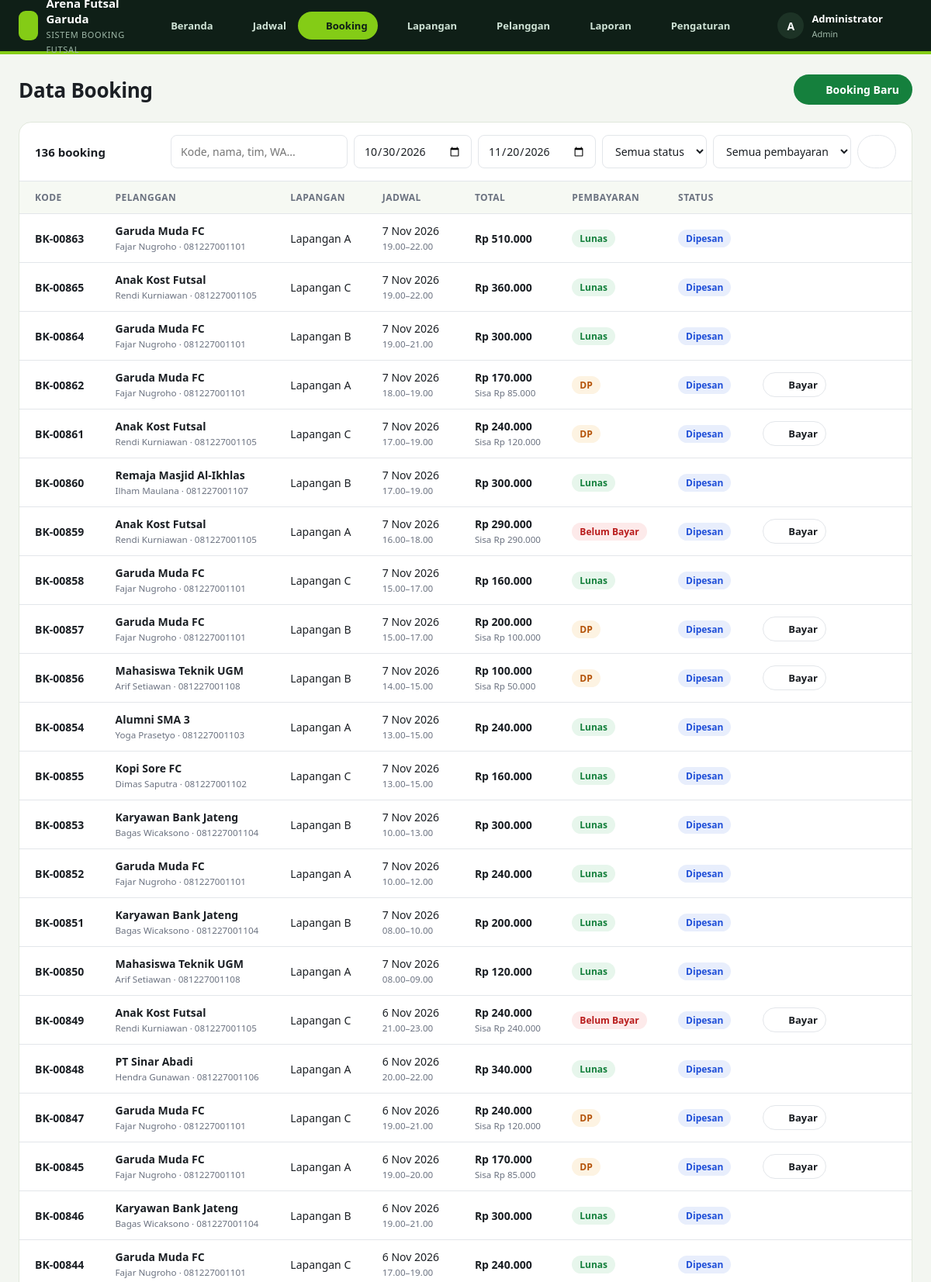
/index.php?page=booking (signed in, upper part), run on the app's committed database.
### tables this page shows
CREATE TABLE booking (
  id INT AUTO_INCREMENT PRIMARY KEY,
  kode VARCHAR(20) NOT NULL UNIQUE,
  lapangan_id INT NOT NULL,
  pelanggan_id INT NOT NULL,
  user_id INT,
  tanggal DATE NOT NULL,
  jam_mulai TINYINT NOT NULL,
  jam_selesai TINYINT NOT NULL,
  jam_siang TINYINT NOT NULL DEFAULT 0,
  jam_malam TINYINT NOT NULL DEFAULT 0,
  total INT NOT NULL,
  dibayar INT NOT NULL DEFAULT 0,
  status ENUM('dipesan','selesai','batal') NOT NULL DEFAULT 'dipesan',
  catatan VARCHAR(255),
  created_at TIMESTAMP DEFAULT CURRENT_TIMESTAMP,
  INDEX idx_jadwal (lapangan_id, tanggal),
  FOREIGN KEY (lapangan_id) REFERENCES lapangan(id),
  FOREIGN KEY (pelanggan_id) REFERENCES pelanggan(id),
  FOREIGN KEY (user_id) REFERENCES users(id) ON DELETE SET NULL
);

CREATE TABLE pelanggan (
  id INT AUTO_INCREMENT PRIMARY KEY,
  nama VARCHAR(100) NOT NULL,
  telepon VARCHAR(20) NOT NULL UNIQUE,
  nama_tim VARCHAR(100),
  member TINYINT(1) NOT NULL DEFAULT 0,
  created_at TIMESTAMP DEFAULT CURRENT_TIMESTAMP
);

CREATE TABLE lapangan (
  id INT AUTO_INCREMENT PRIMARY KEY,
  nama VARCHAR(50) NOT NULL,
  jenis ENUM('Vinyl','Sintetis','Interlock','Parket') NOT NULL DEFAULT 'Sintetis',
  ukuran VARCHAR(30),
  harga_siang INT NOT NULL,
  harga_malam INT NOT NULL,
  status ENUM('aktif','perbaikan') NOT NULL DEFAULT 'aktif',
  keterangan VARCHAR(255),
  created_at TIMESTAMP DEFAULT CURRENT_TIMESTAMP
);

### index.php (called while the page is built, shortened)
<?php
require __DIR__ . '/includes/bootstrap.php';
$routes = [
    'login'           => 'pages/login.php',
    'logout'          => 'pages/logout.php',
    'publik'          => 'pages/publik.php',
    'dashboard'       => 'pages/dashboard.php',
    'jadwal'          => 'pages/jadwal.php',
    'booking'         => 'pages/booking/index.php',
    'booking.baru'    => 'pages/booking/baru.php',
    'booking.bayar'   => 'pages/booking/bayar.php',
    'booking.status'  => 'pages/booking/status.php',
    'booking.struk'   => 'pages/booking/struk.php',
    'lapangan'        => 'pages/lapangan/index.php',
    'lapangan.form'   => 'pages/lapangan/form.php',
    'pelanggan'       => 'pages/pelanggan/index.php',
    'pelanggan.form'  => 'pages/pelanggan/form.php',
    'laporan'         => 'pages/laporan.php',
    'pengaturan'      => 'pages/pengaturan.php',
];
$page = $_GET['page'] ?? 'dashboard';
require __DIR__ . '/' . $routes[$page];

### pages/booking/index.php (the view, shortened to what this page needs)
<?php
$actions = '<a href="' . url('booking.baru') . '" class="btn btn-primary">' . icon('plus', 16) . ' Booking Baru</a>';
$cari = trim($_GET['cari'] ?? '');
$bayar = $_GET['bayar'] ?? '';
$dari = $_GET['dari'] ?? date('Y-m-d', strtotime('-7 days'));
$sampai = $_GET['sampai'] ?? date('Y-m-d', strtotime('+14 days'));
$where = ['b.tanggal BETWEEN ? AND ?'];
$params = [$dari, $sampai];
$rows = q('SELECT b.*, p.nama, p.telepon, p.nama_tim, l.nama lapangan FROM booking b
           JOIN pelanggan p ON p.id = b.pelanggan_id JOIN lapangan l ON l.id = b.lapangan_id
           WHERE ' . implode(' AND ', $where) . ' ORDER BY b.tanggal DESC, b.jam_mulai DESC LIMIT 300', $params)->fetchAll();
require __DIR__ . '/../../includes/header.php';
?>
<div class="card">
    <div class="card-head">
        <h2><?= count($rows) ?> booking</h2>
        <form class="filters" method="get">
            <input type="search" name="cari" placeholder="Kode, nama, tim, WA..." value="<?= e($cari) ?>">
            <input type="date" name="dari" value="<?= e($dari) ?>">
            <input type="date" name="sampai" value="<?= e($sampai) ?>">
            <select name="status">
                <option value="">Semua status</option>
            </select>
            <select name="bayar"><option value="">Semua pembayaran</option><option value="belum" <?= $bayar === 'belum' ? 'selected' : '' ?>>Belum lunas</option></select>
            <button class="btn btn-light"><?= icon('search', 16) ?></button>
        </form>
    </div>
    <div class="table-wrap"><table>
        <thead><tr><th>Kode</th><th>Pelanggan</th><th>Lapangan</th><th>Jadwal</th><th>Total</th><th>Pembayaran</th><th>Status</th><th></th></tr></thead>
        <tbody>
        <?php foreach ($rows as $b):
            $sisa = $b['total'] - $b['dibayar'];
            $bayarStatus = $sisa <= 0 ? 'lunas' : ($b['dibayar'] > 0 ? 'dp' : 'belum'); ?>
            <tr>
                <td><strong><?= e($b['kode']) ?></strong></td>
                <td><strong><?= e($b['nama_tim'] ?: $b['nama']) ?></strong><small><?= e($b['nama']) ?> · <?= e($b['telepon']) ?></small></td>
                <td><?= e($b['lapangan']) ?></td>
                <td><?= tgl($b['tanggal']) ?><br><small><?= jam($b['jam_mulai']) ?>–<?= jam($b['jam_selesai']) ?></small></td>
                <td><strong><?= rupiah($b['total']) ?></strong><?php if ($sisa > 0 && $b['status'] !== 'batal'): ?><small>Sisa <?= rupiah($sisa) ?></small><?php endif; ?></td>
                <td><?= $b['status'] === 'batal' ? '-' : status_badge($bayarStatus) ?></td>
                <td><?= status_badge($b['status']) ?></td>
                <td>
                    <div class="actions">
                        <?php if ($b['status'] === 'dipesan' && $sisa > 0): ?>
                            <a class="btn btn-light btn-sm" href="<?= url('booking.bayar', ['id' => $b['id']]) ?>"><?= icon('wallet', 14) ?> Bayar</a>
                        <?php endif; ?>
                        <?php if ($b['status'] === 'dipesan'): ?>
                            <form method="post" action="<?= url('booking.status') ?>">
                                <button class="icon-btn" title="Tandai selesai main"><?= icon('check', 16) ?></button>
                            </form>
                            <form method="post" action="<?= url('booking.status') ?>" data-confirm="Batalkan booking <?= e($b['kode']) ?>?">
                                <button class="icon-btn danger" title="Batalkan"><?= icon('x', 16) ?></button>
                            </form>
                        <?php endif; ?>
                        <a class="icon-btn" title="Struk" href="<?= url('booking.struk', ['id' => $b['id']]) ?>"><?= icon('printer', 16) ?></a>
                    </div>
                </td>
            </tr>
        <?php endforeach; ?>
        </tbody>
    </table></div>
</div>
<?php require __DIR__ . '/../../includes/footer.php'; ?>

### includes/bootstrap.php (shortened to what this page needs)
<?php
function db(): PDO
{
    static $pdo = null;
    if ($pdo === null) {
        $c = require __DIR__ . '/../config/database.php';
        $dsn = "mysql:host={$c['host']};port={$c['port']};dbname={$c['database']};charset=utf8mb4";
        try {
            $pdo = new PDO($dsn, $c['username'], $c['password'], [
                PDO::ATTR_ERRMODE => PDO::ERRMODE_EXCEPTION,
                PDO::ATTR_DEFAULT_FETCH_MODE => PDO::FETCH_ASSOC,
            ]);
        } catch (PDOException $e) {
            die('<h3>Koneksi database gagal.</h3><p>Cek config/database.php dan pastikan database <b>'
                . htmlspecialchars($c['database']) . '</b> sudah di-import.</p>');
        }
    }
    return $pdo;
}
function q(string $sql, array $params = []): PDOStatement
{
    $st = db()->prepare($sql);
    $st->execute($params);
    return $st;
}
function e($v): string
{
    return htmlspecialchars((string) $v, ENT_QUOTES, 'UTF-8');
}
function rupiah($n): string
{
    return 'Rp ' . number_format((int) $n, 0, ',', '.');
}
function tgl($date): string
{
    $bulan = ['', 'Jan', 'Feb', 'Mar', 'Apr', 'Mei', 'Jun', 'Jul', 'Agu', 'Sep', 'Okt', 'Nov', 'Des'];
    $t = strtotime($date);
    return date('j', $t) . ' ' . $bulan[(int) date('n', $t)] . ' ' . date('Y', $t);
}
function url(string $page = 'dashboard', array $params = []): string
{
    return 'index.php?' . http_build_query(['page' => $page] + $params);
}
function icon(string $name, int $size = 18): string
{
    $p = $paths[$name] ?? '';
    return '<svg class="ic" width="' . $size . '" height="' . $size . '" viewBox="0 0 24 24" fill="none" stroke="currentColor" stroke-width="2" stroke-linecap="round" stroke-linejoin="round">' . $p . '</svg>';
}
function status_badge(string $s): string
{
    $map = [
        'aktif' => 'green', 'perbaikan' => 'amber',
        'dipesan' => 'blue', 'main' => 'amber', 'selesai' => 'green', 'batal' => 'gray',
        'lunas' => 'green', 'dp' => 'amber', 'belum' => 'red',
    ];
    $label = ['dp' => 'DP', 'belum' => 'Belum Bayar', 'main' => 'Sedang Main'][$s] ?? ucfirst($s);
    return '<span class="badge badge-' . ($map[$s] ?? 'gray') . '">' . e($label) . '</span>';
}
function jam(int $h): string
{
    return str_pad((string) $h, 2, '0', STR_PAD_LEFT) . '.00';
}

### assets/css/style.css (style rules this page uses)
:root { --bg: #f4f5f7; --surface: #ffffff; --border: #e3e6ea; --text: #1b1f24; --muted: #6b7280; --primary: #15803d; --primary-dark: #116632; --primary-soft: #e3f4e8; --green: #15803d; --green-soft: #e7f6ec; --blue: #1f4fd8; --blue-soft: #e8eefc; --amber: #b45309; --amber-soft: #fdf3e2; --red: #b91c1c; --red-soft: #fdeaea; --gray: #4b5563; --gray-soft: #eef0f2; --sidebar: #0f1f17; --radius: 10px; }
* { box-sizing: border-box; }
body { margin: 0; font-family: -apple-system, "Segoe UI", Roboto, "Helvetica Neue", Arial, sans-serif; font-size: 14px; color: var(--text); background: var(--bg); }
a { color: var(--primary); text-decoration: none; }
.ic { flex-shrink: 0; vertical-align: middle; }
.card { background: var(--surface); border: 1px solid var(--border); border-radius: var(--radius); }
.card-head { display: flex; justify-content: space-between; align-items: center; padding: 16px 20px; border-bottom: 1px solid var(--border); gap: 12px; flex-wrap: wrap; }
.card-head h2 { font-size: 15px; margin: 0; }
.btn { display: inline-flex; align-items: center; gap: 8px; padding: 9px 16px; border-radius: 8px; border: 1px solid transparent; font: inherit; font-weight: 600; cursor: pointer; white-space: nowrap; }
.btn-primary { background: var(--primary); color: #fff; }
.btn-light { background: var(--surface); border-color: var(--border); color: var(--text); }
.btn-sm { padding: 6px 10px; font-size: 13px; }
.icon-btn { background: none; border: 0; padding: 6px; border-radius: 6px; cursor: pointer; color: var(--muted); display: inline-grid; place-items: center; }
.actions { display: flex; gap: 2px; justify-content: flex-end; }
.actions form { display: inline; }
table { width: 100%; border-collapse: collapse; }
th, td { padding: 12px 20px; text-align: left; border-bottom: 1px solid var(--border); vertical-align: middle; }
th { font-size: 12px; text-transform: uppercase; letter-spacing: .04em; color: var(--muted); font-weight: 600; background: #fafbfc; }
.table-wrap { overflow-x: auto; }
td strong { display: block; }
td small { color: var(--muted); }
.badge { display: inline-block; padding: 3px 10px; border-radius: 999px; font-size: 12px; font-weight: 600; }
.badge-green { background: var(--green-soft); color: var(--green); }
.badge-blue { background: var(--blue-soft); color: var(--blue); }
.badge-amber { background: var(--amber-soft); color: var(--amber); }
.badge-red { background: var(--red-soft); color: var(--red); }
input[type=text], input[type=number], input[type=date], input[type=password], input[type=search], select, textarea { width: 100%; padding: 10px 12px; border: 1px solid var(--border); border-radius: 8px; font: inherit; background: #fff; color: var(--text); }
.filters { display: flex; gap: 8px; flex-wrap: wrap; }
.filters input, .filters select { width: auto; }
body.topnav-layout { background: #f3f6f1; font-family: "Trebuchet MS", "Segoe UI", system-ui, sans-serif; }
.topnav-layout .card { border-radius: 16px; border-color: #e1e8dc; }
.topnav-layout .btn { border-radius: 999px; }
.topnav-layout th { background: #f6f9f3; }

### data on the page
booking: kode "BK-00863", pelanggan.nama_tim "Garuda Muda FC", pelanggan.nama "Fajar Nugroho", pelanggan.telepon "081227001101", lapangan.nama "Lapangan A", tanggal "7 Nov 2026", jam_mulai "19.00", jam_selesai "22.00", total "Rp 510.000", label "Lunas Dipesan", $size 16 (drawn)
booking: kode "BK-00865", pelanggan.nama_tim "Anak Kost Futsal", pelanggan.nama "Rendi Kurniawan", pelanggan.telepon "081227001105", lapangan.nama "Lapangan C", tanggal "7 Nov 2026", jam_mulai "19.00", jam_selesai "22.00", total "Rp 360.000", label "Lunas Dipesan", $size 16 (drawn)
booking: kode "BK-00864", pelanggan.nama_tim "Garuda Muda FC", pelanggan.nama "Fajar Nugroho", pelanggan.telepon "081227001101", lapangan.nama "Lapangan B", tanggal "7 Nov 2026", jam_mulai "19.00", jam_selesai "21.00", total "Rp 300.000", label "Lunas Dipesan", $size 16 (drawn)
booking: kode "BK-00862", pelanggan.nama_tim "Garuda Muda FC", pelanggan.nama "Fajar Nugroho", pelanggan.telepon "081227001101", lapangan.nama "Lapangan A", tanggal "7 Nov 2026", jam_mulai "18.00", jam_selesai "19.00", total "Rp 170.000", rupiah($sisa) "Rp 85.000", label "DP Dipesan", $size 14 (drawn)
booking: kode "BK-00861", pelanggan.nama_tim "Anak Kost Futsal", pelanggan.nama "Rendi Kurniawan", pelanggan.telepon "081227001105", lapangan.nama "Lapangan C", tanggal "7 Nov 2026", jam_mulai "17.00", jam_selesai "19.00", total "Rp 240.000", rupiah($sisa) "Rp 120.000", label "DP Dipesan", $size 14 (drawn)
booking: kode "BK-00860", pelanggan.nama_tim "Remaja Masjid Al-Ikhlas", pelanggan.nama "Ilham Maulana", pelanggan.telepon "081227001107", lapangan.nama "Lapangan B", tanggal "7 Nov 2026", jam_mulai "17.00", jam_selesai "19.00", total "Rp 300.000", label "Lunas Dipesan", $size 16 (drawn)
booking: kode "BK-00859", pelanggan.nama_tim "Anak Kost Futsal", pelanggan.nama "Rendi Kurniawan", pelanggan.telepon "081227001105", lapangan.nama "Lapangan A", tanggal "7 Nov 2026", jam_mulai "16.00", jam_selesai "18.00", total "Rp 290.000", rupiah($sisa) "Rp 290.000", label "Belum Bayar Dipesan", $size 14 (drawn)
booking: kode "BK-00858", pelanggan.nama_tim "Garuda Muda FC", pelanggan.nama "Fajar Nugroho", pelanggan.telepon "081227001101", lapangan.nama "Lapangan C", tanggal "7 Nov 2026", jam_mulai "15.00", jam_selesai "17.00", total "Rp 160.000", label "Lunas Dipesan", $size 16 (drawn)
booking: kode "BK-00857", pelanggan.nama_tim "Garuda Muda FC", pelanggan.nama "Fajar Nugroho", pelanggan.telepon "081227001101", lapangan.nama "Lapangan B", tanggal "7 Nov 2026", jam_mulai "15.00", jam_selesai "17.00", total "Rp 200.000", rupiah($sisa) "Rp 100.000", label "DP Dipesan", $size 14 (drawn)
booking: kode "BK-00856", pelanggan.nama_tim "Mahasiswa Teknik UGM", pelanggan.nama "Arif Setiawan", pelanggan.telepon "081227001108", lapangan.nama "Lapangan B", tanggal "7 Nov 2026", jam_mulai "14.00", jam_selesai "15.00", total "Rp 100.000", rupiah($sisa) "Rp 50.000", label "DP Dipesan", $size 14 (drawn)
booking: kode "BK-00854", pelanggan.nama_tim "Alumni SMA 3", pelanggan.nama "Yoga Prasetyo", pelanggan.telepon "081227001103", lapangan.nama "Lapangan A", tanggal "7 Nov 2026", jam_mulai "13.00", jam_selesai "15.00", total "Rp 240.000", label "Lunas Dipesan", $size 16 (drawn)
booking: kode "BK-00855", pelanggan.nama_tim "Kopi Sore FC", pelanggan.nama "Dimas Saputra", pelanggan.telepon "081227001102", lapangan.nama "Lapangan C", tanggal "7 Nov 2026", jam_mulai "13.00", jam_selesai "15.00", total "Rp 160.000", label "Lunas Dipesan", $size 16 (drawn)
booking: kode "BK-00853", pelanggan.nama_tim "Karyawan Bank Jateng", pelanggan.nama "Bagas Wicaksono", pelanggan.telepon "081227001104", lapangan.nama "Lapangan B", tanggal "7 Nov 2026", jam_mulai "10.00", jam_selesai "13.00", total "Rp 300.000", label "Lunas Dipesan", $size 16 (drawn)
booking: kode "BK-00852", pelanggan.nama_tim "Garuda Muda FC", pelanggan.nama "Fajar Nugroho", pelanggan.telepon "081227001101", lapangan.nama "Lapangan A", tanggal "7 Nov 2026", jam_mulai "10.00", jam_selesai "12.00", total "Rp 240.000", label "Lunas Dipesan", $size 16 (drawn)
booking: kode "BK-00851", pelanggan.nama_tim "Karyawan Bank Jateng", pelanggan.nama "Bagas Wicaksono", pelanggan.telepon "081227001104", lapangan.nama "Lapangan B", tanggal "7 Nov 2026", jam_mulai "08.00", jam_selesai "10.00", total "Rp 200.000", label "Lunas Dipesan", $size 16 (drawn)
booking: kode "BK-00850", pelanggan.nama_tim "Mahasiswa Teknik UGM", pelanggan.nama "Arif Setiawan", pelanggan.telepon "081227001108", lapangan.nama "Lapangan A", tanggal "7 Nov 2026", jam_mulai "08.00", jam_selesai "09.00", total "Rp 120.000", label "Lunas Dipesan", $size 16 (drawn)
booking: kode "BK-00849", pelanggan.nama_tim "Anak Kost Futsal", pelanggan.nama "Rendi Kurniawan", pelanggan.telepon "081227001105", lapangan.nama "Lapangan C", tanggal "6 Nov 2026", jam_mulai "21.00", jam_selesai "23.00", total "Rp 240.000", rupiah($sisa) "Rp 240.000", label "Belum Bayar Dipesan", $size 14 (drawn)
booking: kode "BK-00848", pelanggan.nama_tim "PT Sinar Abadi", pelanggan.nama "Hendra Gunawan", pelanggan.telepon "081227001106", lapangan.nama "Lapangan A", tanggal "6 Nov 2026", jam_mulai "20.00", jam_selesai "22.00", total "Rp 340.000", label "Lunas Dipesan", $size 16 (drawn)
booking: kode "BK-00847", pelanggan.nama_tim "Garuda Muda FC", pelanggan.nama "Fajar Nugroho", pelanggan.telepon "081227001101", lapangan.nama "Lapangan C", tanggal "6 Nov 2026", jam_mulai "19.00", jam_selesai "21.00", total "Rp 240.000", rupiah($sisa) "Rp 120.000", label "DP Dipesan", $size 14 (drawn)
booking: kode "BK-00845", pelanggan.nama_tim "Garuda Muda FC", pelanggan.nama "Fajar Nugroho", pelanggan.telepon "081227001101", lapangan.nama "Lapangan A", tanggal "6 Nov 2026", jam_mulai "19.00", jam_selesai "20.00", total "Rp 170.000", rupiah($sisa) "Rp 85.000", label "DP Dipesan", $size 14 (drawn)
booking: kode "BK-00846", pelanggan.nama_tim "Karyawan Bank Jateng", pelanggan.nama "Bagas Wicaksono", pelanggan.telepon "081227001104", lapangan.nama "Lapangan B", tanggal "6 Nov 2026", jam_mulai "19.00", jam_selesai "21.00", total "Rp 300.000", label "Lunas Dipesan", $size 16 (drawn)
booking: kode "BK-00844", pelanggan.nama_tim "Garuda Muda FC", pelanggan.nama "Fajar Nugroho", pelanggan.telepon "081227001101", lapangan.nama "Lapangan C", tanggal "6 Nov 2026", jam_mulai "17.00", jam_selesai "19.00", total "Rp 240.000", label "Lunas Dipesan", $size 16 (drawn)

### other printed values
$label "Beranda"
$label "Jadwal"
$label "Booking"
$label "Lapangan"
$label "Pelanggan"
$label "Laporan"
$label "Pengaturan"
substr(user()['nama'], 0, 1) "A"
user()['nama'] "Administrator"
user()['role'] "Admin"
$title "Data Booking"
count($rows) "136"
